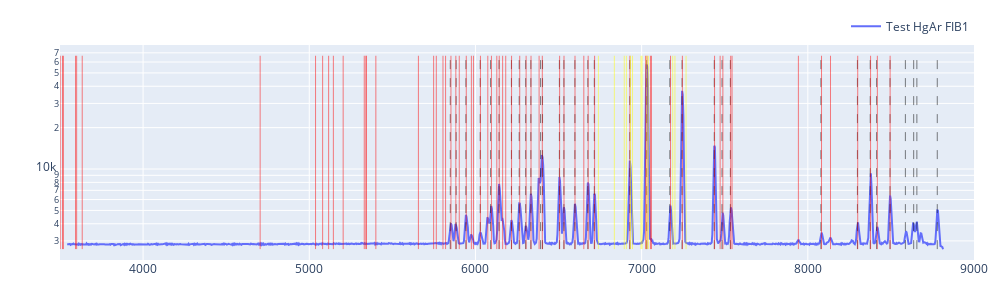

Notebook cell for this chart:
### Code cell
import numpy as np
import plotly.graph_objects as go

def to_native_float(a):
    a = np.asarray(a)

    if a.dtype.byteorder not in ("=", "|"):
        a = a.byteswap().view(a.dtype.newbyteorder("="))

    return np.ascontiguousarray(a, dtype=np.float64)

# Convert arrays for Plotly (native endian)
x = to_native_float(solx)
y1 = to_native_float(intellical_near_f1)
y2 = to_native_float(near_f1)

fig = go.Figure()
# fig.add_trace(go.Scatter(x=x, y=y1, mode="lines", name="Intellical Hg FIB1"))
fig.add_trace(go.Scatter(x=x, y=y2, mode="lines", name="Test HgAr FIB1"))

peaks, _ = find_peaks(near_f1, height=1000, width=(0, 15), prominence=500)
peaks = refine_peaks(near_f1, peaks, window_width=5)

ymin = np.nanmin(y1[y1 > 0])
ymax = np.nanmax(y1)

for p in peaks:
    xp = float(x[int(p)])

    fig.add_trace(
        go.Scatter(
            x=[xp, xp],
            y=[ymin, ymax],
            mode="lines",
            line=dict(color="black", width=0.5, dash="dash"),
            hovertemplate=(
                "Peak<br>"
                f"pixel = {p:.2f}<br>"
                "λ = %{x:.2f}<br>"
                "<extra></extra>"
            ),
            showlegend=False
        )
    )

for line in newport_ne["Wavelength (nm)"]:
    lam = float(line) * 10.0
    fig.add_trace(
        go.Scatter(
            x=[lam, lam],
            y=[ymin, ymax],
            mode="lines",
            line=dict(color="red", width=0.5),
            hovertemplate=(
                "Ne line<br>"
                "λ = %{x:.2f}<br>"
                "<extra></extra>"
            ),
            showlegend=False
        )
    )
for line in newport_ne["Wavelength (nm)"]:
    lam = float(line) * 10.0 * 2
    fig.add_trace(
        go.Scatter(
            x=[lam, lam],
            y=[ymin, ymax],
            mode="lines",
            line=dict(color="yellow", width=0.5),
            hovertemplate=(
                "Ne 2rd line<br>"
                "λ = %{x:.2f}<br>"
                "<extra></extra>"
            ),
            showlegend=False
        )
    )

fig.update_layout(
    width=1000,
    height=300,
    yaxis_type="log",
    xaxis_range=[3500, 9000],
    margin=dict(l=60, r=20, t=40, b=40),
    legend=dict(orientation="h", y=1.02, x=1, xanchor="right", yanchor="bottom"),
)

fig.show()
